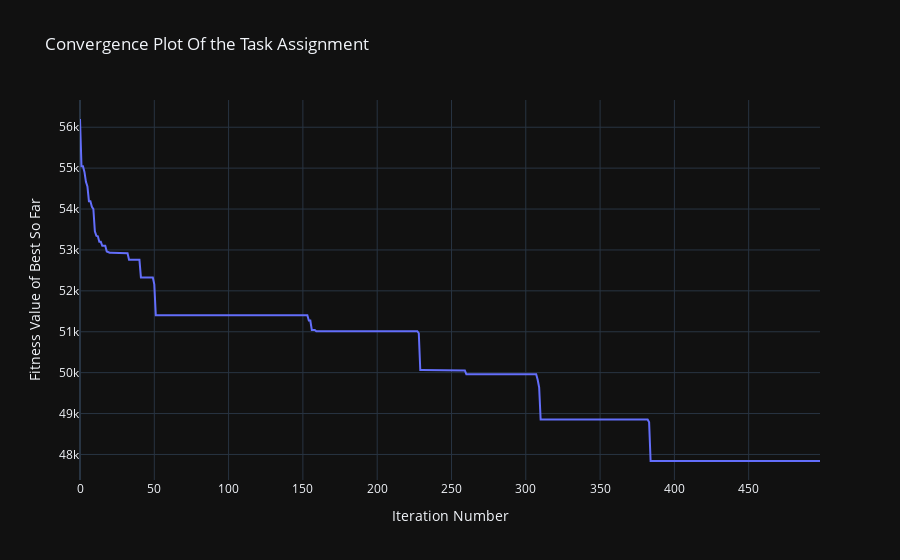

The code cell stored with this chart in its notebook:
### Code cell
test_sys_SA=copy.deepcopy(sys4)
test_sys_SA.plott()
test_sys_SA.update_UAVs(GA_TaskAssignment(test_sys_SA,0.1,0.8,0.1,20,500))
test_sys_SA.plott()

### Figure 1 — Plotly figure (JSON) as saved in the notebook; plotly's stock layout.template omitted (floating-point values rounded to 4 significant figures; data arrays with more than 128 entries replaced by an {"elided": "..."} marker saying what was removed)
{"data": [{"mode": "lines", "x": {"elided": "499 int values"}, "y": {"elided": "500 float values"}, "type": "scatter"}], "layout": {"title": {"text": "Convergence Plot Of the Task Assignment"}, "xaxis": {"title": {"text": "Iteration Number"}}, "yaxis": {"title": {"text": "Fitness Value of Best So Far"}}}}
